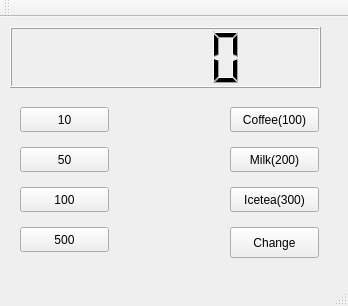
<?xml version="1.0" encoding="UTF-8"?>
<ui version="4.0">
 <class>widget</class>
 <widget class="QMainWindow" name="widget">
  <property name="geometry">
   <rect>
    <x>0</x>
    <y>0</y>
    <width>348</width>
    <height>306</height>
   </rect>
  </property>
  <property name="windowTitle">
   <string>widget</string>
  </property>
  <widget class="QWidget" name="centralWidget">
   <widget class="QLCDNumber" name="lcdNumber">
    <property name="geometry">
     <rect>
      <x>10</x>
      <y>10</y>
      <width>311</width>
      <height>61</height>
     </rect>
    </property>
   </widget>
   <widget class="QPushButton" name="pb10">
    <property name="geometry">
     <rect>
      <x>20</x>
      <y>90</y>
      <width>89</width>
      <height>25</height>
     </rect>
    </property>
    <property name="text">
     <string>10</string>
    </property>
   </widget>
   <widget class="QPushButton" name="pb500">
    <property name="geometry">
     <rect>
      <x>20</x>
      <y>210</y>
      <width>89</width>
      <height>25</height>
     </rect>
    </property>
    <property name="text">
     <string>500</string>
    </property>
   </widget>
   <widget class="QPushButton" name="pb100">
    <property name="geometry">
     <rect>
      <x>20</x>
      <y>170</y>
      <width>89</width>
      <height>25</height>
     </rect>
    </property>
    <property name="text">
     <string>100</string>
    </property>
   </widget>
   <widget class="QPushButton" name="pb50">
    <property name="geometry">
     <rect>
      <x>20</x>
      <y>130</y>
      <width>89</width>
      <height>25</height>
     </rect>
    </property>
    <property name="text">
     <string>50</string>
    </property>
   </widget>
   <widget class="QPushButton" name="pbCoffee">
    <property name="geometry">
     <rect>
      <x>230</x>
      <y>90</y>
      <width>89</width>
      <height>25</height>
     </rect>
    </property>
    <property name="text">
     <string>Coffee(100)</string>
    </property>
   </widget>
   <widget class="QPushButton" name="pbMilk">
    <property name="geometry">
     <rect>
      <x>230</x>
      <y>130</y>
      <width>89</width>
      <height>25</height>
     </rect>
    </property>
    <property name="text">
     <string>Milk(200)</string>
    </property>
   </widget>
   <widget class="QPushButton" name="pbIcetea">
    <property name="geometry">
     <rect>
      <x>230</x>
      <y>170</y>
      <width>89</width>
      <height>25</height>
     </rect>
    </property>
    <property name="text">
     <string>Icetea(300)</string>
    </property>
   </widget>
   <widget class="QPushButton" name="pbChange">
    <property name="geometry">
     <rect>
      <x>230</x>
      <y>210</y>
      <width>89</width>
      <height>31</height>
     </rect>
    </property>
    <property name="text">
     <string>Change</string>
    </property>
   </widget>
  </widget>
  <widget class="QMenuBar" name="menuBar">
   <property name="geometry">
    <rect>
     <x>0</x>
     <y>0</y>
     <width>348</width>
     <height>22</height>
    </rect>
   </property>
  </widget>
  <widget class="QToolBar" name="mainToolBar">
   <attribute name="toolBarArea">
    <enum>TopToolBarArea</enum>
   </attribute>
   <attribute name="toolBarBreak">
    <bool>false</bool>
   </attribute>
  </widget>
  <widget class="QStatusBar" name="statusBar"/>
 </widget>
 <layoutdefault spacing="6" margin="11"/>
 <resources/>
 <connections/>
</ui>
